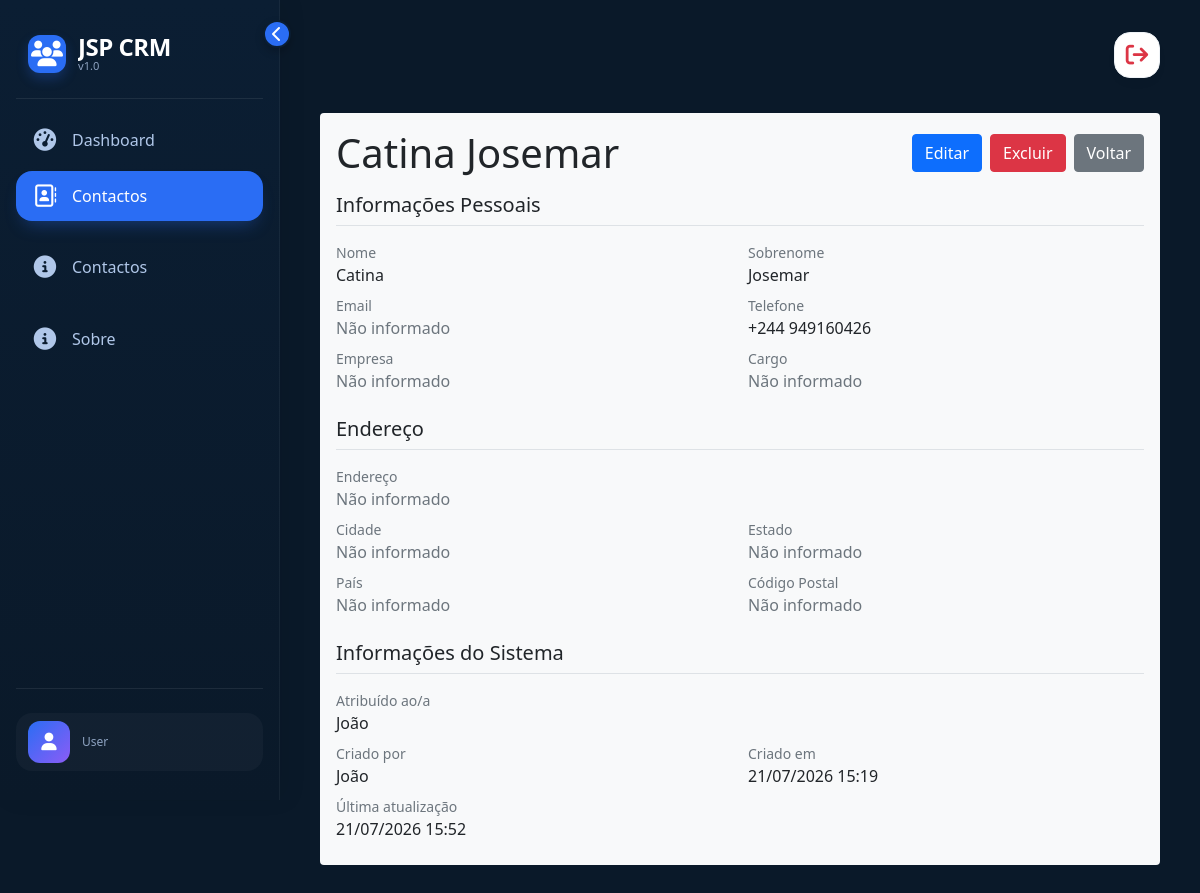
Screenshot of /pt/contacts/retrieve/12/ with the database file from the repository.
### contacts/models.py (models this page shows, shortened)
class Contact(models.Model):
    name = models.CharField(max_length=100)
    surname = models.CharField(max_length=100)
    phone = models.CharField(max_length=20)
    email = models.EmailField(max_length=100, null=True, blank=True)
    company = models.CharField(max_length=100, null=True, blank=True)
    job_title = models.CharField(max_length=100, null=True, blank=True)
    address = models.TextField(null=True, blank=True)
    city = models.CharField(max_length=100, null=True, blank=True)
    state = models.CharField(max_length=100, null=True, blank=True)
    country = models.CharField(max_length=100, null=True, blank=True)
    postal_code = models.CharField(max_length=100, null=True, blank=True)
    assigned_to = models.ForeignKey(
        User, on_delete=models.DO_NOTHING, related_name="cliente"
    )
    created_by = models.ForeignKey(
        User, on_delete=models.DO_NOTHING, related_name="clientes"
    )
    created_at = models.DateTimeField(auto_now_add=True)
    updated_at = models.DateTimeField(auto_now=True)

### contacts/views.py (the view)
# urls.py: path("retrieve/<int:id>/", views.retrieve_contact, name="retrieve"),
def retrieve_contact(requests, id):
    contact = get_object_or_404(Contact, id=id)
    return render(
        requests,
        "retrieve_contact.html",
        {
            "form": 1,
            "contact": contact,
        },
    )

### contacts/templates/retrieve_contact.html
{% extends "base.html" %}
{% load static %}
{% load i18n %}
{% block contact_page %}active{% endblock contact_page %}
{% block content %}
<section class="bg-light p-3 rounded-2">
    <div class="d-flex justify-content-between align-items-center mb-3">
        <h1 class="mb-0">{{ contact.name|capfirst }} {{ contact.surname|capfirst }}</h1>
        <div class="d-flex gap-2">
            <a href="{% url 'contacts:update' contact.pk %}" class="btn btn-primary">{% trans 'Editar' %}</a>
            <a href="{% url 'contacts:delete' contact.pk %}" class="btn btn-danger " onclick="return confirm('{% trans "Tem certeza que deseja excluir este contato?" %}');">{% trans 'Excluir' %}</a>
            <a href="{% url 'contacts:list'  %}" class="btn btn-secondary">{% trans 'Voltar' %}</a>
        </div>
    </div>
    <h5 class="border-bottom pb-2 mb-3">{% trans "Informações Pessoais" %}</h5>
    <div class="mb-2 d-flex" style="justify-content: space-between;">
        <div class="w-50 me-2">
            <label class="text-muted small d-block">{% trans "Nome" %}</label>
            <p class="mb-0">{{ contact.name|capfirst }}</p>
        </div>
        <div class="w-50 ms-2">
            <label class="text-muted small d-block">{% trans "Sobrenome" %}</label>
            <p class="mb-0">{{ contact.surname|capfirst }}</p>
        </div>
    </div>
    <div class="mb-2 d-flex" style="justify-content: space-between;">
        <div class="w-50 me-2">
            <label class="text-muted small d-block">{% trans "Email" %}</label>
            <p class="mb-0">
                {% if contact.email %}
                    {{ contact.email }}
                {% else %}
                    <span class="text-muted">{% trans "Não informado" %}</span>
                {% endif %}
            </p>
        </div>
        <div class="w-50 ms-2">
            <label class="text-muted small d-block">{% trans "Telefone" %}</label>
            <p class="mb-0">{{ contact.phone }}</p>
        </div>
    </div>
    <div class="mb-2 d-flex" style="justify-content: space-between;">
        <div class="w-50 me-2">
            <label class="text-muted small d-block">{% trans "Empresa" %}</label>
            <p class="mb-0">
                {% if contact.company %}
                    {{ contact.company }}
                {% else %}
                    <span class="text-muted">{% trans "Não informado" %}</span>
                {% endif %}
            </p>
        </div>
        <div class="w-50 ms-2">
            <label class="text-muted small d-block">{% trans "Cargo" %}</label>
            <p class="mb-0">
                {% if contact.job_title %}
                    {{ contact.job_title }}
                {% else %}
                    <span class="text-muted">{% trans "Não informado" %}</span>
                {% endif %}
            </p>
        </div>
    </div>
    <h5 class="border-bottom pb-2 mb-3 mt-4">{% trans "Endereço" %}</h5>
    <div class="mb-2">
        <label class="text-muted small d-block">{% trans "Endereço" %}</label>
        <p class="mb-0">
            {% if contact.address %}
                {{ contact.address|linebreaks }}
            {% else %}
                <span class="text-muted">{% trans "Não informado" %}</span>
            {% endif %}
        </p>
    </div>
    <div class="mb-2 d-flex" style="justify-content: space-between;">
        <div class="w-50 me-2">
            <label class="text-muted small d-block">{% trans "Cidade" %}</label>
            <p class="mb-0">
                {% if contact.city %}
                    {{ contact.city }}
                {% else %}
                    <span class="text-muted">{% trans "Não informado" %}</span>
                {% endif %}
            </p>
        </div>
        <div class="w-50 ms-2">
            <label class="text-muted small d-block">{% trans "Estado" %}</label>
            <p class="mb-0">
                {% if contact.state %}
                    {{ contact.state }}
                {% else %}
                    <span class="text-muted">{% trans "Não informado" %}</span>
                {% endif %}
            </p>
        </div>
    </div>
    <div class="mb-2 d-flex" style="justify-content: space-between;">
        <div class="w-50 me-2">
            <label class="text-muted small d-block">{% trans "País" %}</label>
            <p class="mb-0">
                {% if contact.country %}
                    {{ contact.country }}
                {% else %}
                    <span class="text-muted">{% trans "Não informado" %}</span>
                {% endif %}
            </p>
        </div>
        <div class="w-50 ms-2">
            <label class="text-muted small d-block">{% trans "Código Postal" %}</label>
            <p class="mb-0">
                {% if contact.postal_code %}
                    {{ contact.postal_code }}
                {% else %}
                    <span class="text-muted">{% trans "Não informado" %}</span>
                {% endif %}
            </p>
        </div>
    </div>
    <h5 class="border-bottom pb-2 mb-3 mt-4">{% trans "Informações do Sistema" %}</h5>
    <div class="mb-2">
        <label class="text-muted small d-block">{% trans "Atribuído ao/a" %}</label>
        <p class="mb-0">{{ contact.assigned_to.get_full_name|default:contact.assigned_to.username }}</p>
    </div>
    <div class="mb-2 d-flex" style="justify-content: space-between;">
        <div class="w-50 me-2">
            <label class="text-muted small d-block">{% trans "Criado por" %}</label>
            <p class="mb-0">{{ contact.created_by.get_full_name|default:contact.created_by.username }}</p>
        </div>
        <div class="w-50 ms-2">
            <label class="text-muted small d-block">{% trans "Criado em" %}</label>
            <p class="mb-0">{{ contact.created_at|date:"d/m/Y H:i" }}</p>
        </div>
    </div>
    <div class="mb-2">
        <label class="text-muted small d-block">{% trans "Última atualização" %}</label>
        <p class="mb-0">{{ contact.updated_at|date:"d/m/Y H:i" }}</p>
    </div>
</section>
{% endblock content %}

### templates/static/base/css/main.css (style rules this page uses)
* { margin: 0; padding: 0; box-sizing: border-box; }
body { background-color: #0a1929; overflow-x: hidden; }
a { text-decoration: none; }

### rows the page displays
Contact: name "Catina", surname "Josemar", phone "+244 949160426", assigned_to.get_full_name "João", created_by.get_full_name "João", created_at "21/07/2026 15:19", updated_at "21/07/2026 15:52"
